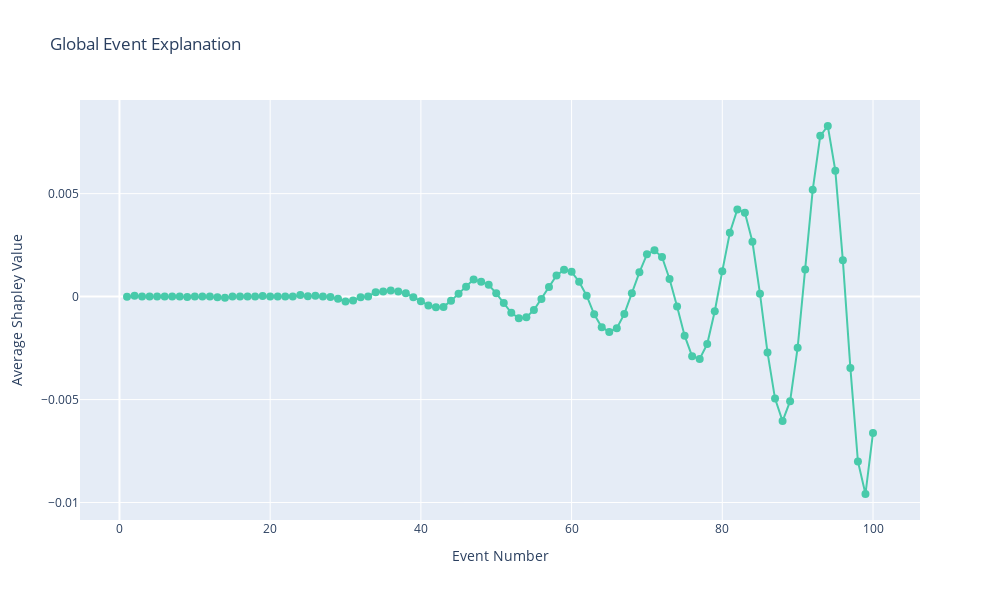

Write notebook code for a chart like this one.
### Code cell
global_event_chart = plot_event_explanation(event_data_bin, relative=False)
global_event_chart.show()
